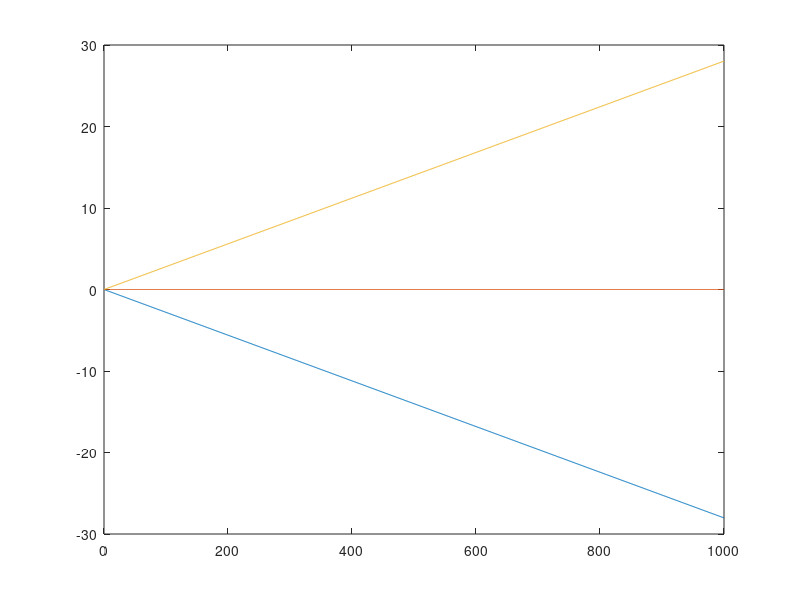

Reproduce this figure in MATLAB.

clear B_0;
clear g;
clear theta;
clear H;
clear eigenvals;
clear eigenvecs;

%%%%%%%%%%%% Diagonalization of Spin Hamiltonian %%%%%%%%%%%%

% Define spin operators

S_z = [1 0 0;...
       0 0 0;...
       0 0 -1];
       

S_x = [0 1/sqrt(2) 0;...
       1/sqrt(2) 0 1/sqrt(2);...
       0 1/sqrt(2) 0];

     
S_y = [0 i/sqrt(2) 0;...
       i/sqrt(2) 0 i/sqrt(2);...
       0 i/sqrt(2) 0];
 
% Spin operators squared
S_xx = S_x * S_x;
S_yy = S_y * S_y;
S_zz = S_z * S_z;

% Spin number
s = 1;

% Matrix of S^2 eigenvalue
S_sq = s*(s+1) * eye(2*s + 1);


B_0 = linspace(0,1000,1001); % static magnetic field in mT
u_0 = 13.996; % Bohr magneton-MHz/mT
g = 2.002319;

for i = 1:length(B_0)
    
    term1 = g*u_0*B_0(i)*S_z;
    
    H = term1;
    
    [V,E] = eig(H,'vector'); % V is matrix of eigenvectors, D is column of eigenvalues
    
    eigenvals(:,i) = E/1000; % each individual D is the ith column of eigenval
    eigenvecs(:,:,i) = V; % each individual V is the ith item in eigenvecs               
    % eigenvecs is not used, but nice to have for reference
    % basis is |s,m>
end

eigenvals_vs_BField_data = [transpose(B_0),transpose(eigenvals)];

plot(B_0,eigenvals_vs_BField_data(:,2),B_0,eigenvals_vs_BField_data(:,3),B_0,eigenvals_vs_BField_data(:,4))

    % plots each column of data separately
